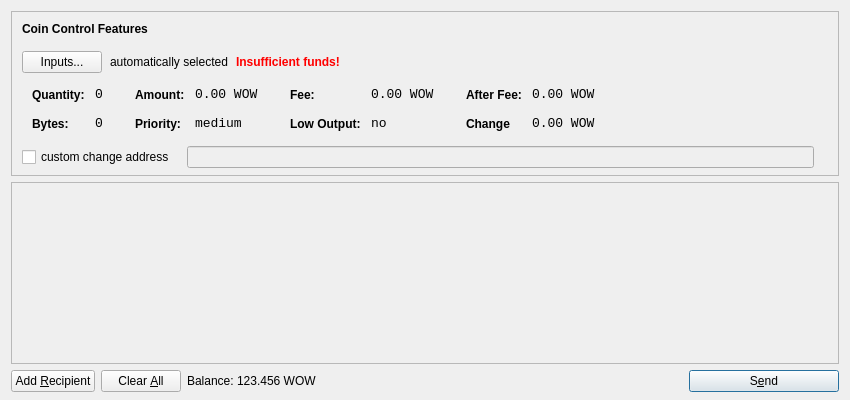
<?xml version="1.0" encoding="UTF-8"?>
<ui version="4.0">
 <class>SendCoinsDialog</class>
 <widget class="QDialog" name="SendCoinsDialog">
  <property name="geometry">
   <rect>
    <x>0</x>
    <y>0</y>
    <width>850</width>
    <height>400</height>
   </rect>
  </property>
  <property name="windowTitle">
   <string>Send Coins</string>
  </property>
  <layout class="QVBoxLayout" name="verticalLayout" stretch="0,1,0">
   <property name="bottomMargin">
    <number>8</number>
   </property>
   <item>
    <widget class="QFrame" name="frameCoinControl">
     <property name="sizePolicy">
      <sizepolicy hsizetype="Expanding" vsizetype="Expanding">
       <horstretch>0</horstretch>
       <verstretch>0</verstretch>
      </sizepolicy>
     </property>
     <property name="maximumSize">
      <size>
       <width>16777215</width>
       <height>16777215</height>
      </size>
     </property>
     <property name="frameShape">
      <enum>QFrame::StyledPanel</enum>
     </property>
     <property name="frameShadow">
      <enum>QFrame::Sunken</enum>
     </property>
     <layout class="QVBoxLayout" name="verticalLayoutCoinControl2">
      <property name="spacing">
       <number>-1</number>
      </property>
      <property name="leftMargin">
       <number>0</number>
      </property>
      <property name="topMargin">
       <number>0</number>
      </property>
      <property name="rightMargin">
       <number>0</number>
      </property>
      <property name="bottomMargin">
       <number>6</number>
      </property>
      <item>
       <layout class="QVBoxLayout" name="verticalLayoutCoinControl" stretch="0,0,0,0,1">
        <property name="spacing">
         <number>0</number>
        </property>
        <property name="leftMargin">
         <number>10</number>
        </property>
        <property name="topMargin">
         <number>10</number>
        </property>
        <item>
         <layout class="QHBoxLayout" name="horizontalLayoutCoinControl1">
          <property name="bottomMargin">
           <number>15</number>
          </property>
          <item>
           <widget class="QLabel" name="labelCoinControlFeatures">
            <property name="sizePolicy">
             <sizepolicy hsizetype="Preferred" vsizetype="Maximum">
              <horstretch>0</horstretch>
              <verstretch>0</verstretch>
             </sizepolicy>
            </property>
            <property name="font">
             <font>
              <weight>75</weight>
              <bold>true</bold>
             </font>
            </property>
            <property name="styleSheet">
             <string notr="true">font-weight:bold;</string>
            </property>
            <property name="text">
             <string>Coin Control Features</string>
            </property>
           </widget>
          </item>
         </layout>
        </item>
        <item>
         <layout class="QHBoxLayout" name="horizontalLayoutCoinControl2" stretch="0,0,0,0">
          <property name="spacing">
           <number>8</number>
          </property>
          <property name="bottomMargin">
           <number>10</number>
          </property>
          <item>
           <widget class="QPushButton" name="pushButtonCoinControl">
            <property name="styleSheet">
             <string notr="true"/>
            </property>
            <property name="text">
             <string>Inputs...</string>
            </property>
           </widget>
          </item>
          <item>
           <widget class="QLabel" name="labelCoinControlAutomaticallySelected">
            <property name="text">
             <string>automatically selected</string>
            </property>
            <property name="margin">
             <number>5</number>
            </property>
           </widget>
          </item>
          <item>
           <widget class="QLabel" name="labelCoinControlInsuffFunds">
            <property name="font">
             <font>
              <weight>75</weight>
              <bold>true</bold>
             </font>
            </property>
            <property name="styleSheet">
             <string notr="true">color:red;font-weight:bold;</string>
            </property>
            <property name="text">
             <string>Insufficient funds!</string>
            </property>
            <property name="margin">
             <number>5</number>
            </property>
           </widget>
          </item>
          <item>
           <spacer name="horizontalSpacerCoinControl">
            <property name="orientation">
             <enum>Qt::Horizontal</enum>
            </property>
            <property name="sizeHint" stdset="0">
             <size>
              <width>40</width>
              <height>1</height>
             </size>
            </property>
           </spacer>
          </item>
         </layout>
        </item>
        <item>
         <widget class="QWidget" name="widgetCoinControl" native="true">
          <property name="sizePolicy">
           <sizepolicy hsizetype="Preferred" vsizetype="Preferred">
            <horstretch>0</horstretch>
            <verstretch>0</verstretch>
           </sizepolicy>
          </property>
          <property name="minimumSize">
           <size>
            <width>0</width>
            <height>0</height>
           </size>
          </property>
          <property name="styleSheet">
           <string notr="true"/>
          </property>
          <layout class="QHBoxLayout" name="horizontalLayoutCoinControl5">
           <property name="margin">
            <number>0</number>
           </property>
           <item>
            <layout class="QHBoxLayout" name="horizontalLayoutCoinControl3" stretch="0,0,0,1">
             <property name="spacing">
              <number>20</number>
             </property>
             <property name="topMargin">
              <number>0</number>
             </property>
             <property name="bottomMargin">
              <number>10</number>
             </property>
             <item>
              <layout class="QFormLayout" name="formLayoutCoinControl1">
               <property name="horizontalSpacing">
                <number>10</number>
               </property>
               <property name="verticalSpacing">
                <number>14</number>
               </property>
               <property name="leftMargin">
                <number>10</number>
               </property>
               <property name="topMargin">
                <number>4</number>
               </property>
               <property name="rightMargin">
                <number>6</number>
               </property>
               <item row="0" column="0">
                <widget class="QLabel" name="labelCoinControlQuantityText">
                 <property name="styleSheet">
                  <string notr="true">font-weight:bold;</string>
                 </property>
                 <property name="text">
                  <string>Quantity:</string>
                 </property>
                 <property name="margin">
                  <number>0</number>
                 </property>
                </widget>
               </item>
               <item row="0" column="1">
                <widget class="QLabel" name="labelCoinControlQuantity">
                 <property name="font">
                  <font>
                   <family>Monospace</family>
                   <pointsize>10</pointsize>
                  </font>
                 </property>
                 <property name="cursor">
                  <cursorShape>IBeamCursor</cursorShape>
                 </property>
                 <property name="contextMenuPolicy">
                  <enum>Qt::ActionsContextMenu</enum>
                 </property>
                 <property name="text">
                  <string>0</string>
                 </property>
                 <property name="margin">
                  <number>0</number>
                 </property>
                 <property name="textInteractionFlags">
                  <set>Qt::LinksAccessibleByMouse|Qt::TextSelectableByKeyboard|Qt::TextSelectableByMouse</set>
                 </property>
                </widget>
               </item>
               <item row="1" column="0">
                <widget class="QLabel" name="labelCoinControlBytesText">
                 <property name="styleSheet">
                  <string notr="true">font-weight:bold;</string>
                 </property>
                 <property name="text">
                  <string>Bytes:</string>
                 </property>
                </widget>
               </item>
               <item row="1" column="1">
                <widget class="QLabel" name="labelCoinControlBytes">
                 <property name="font">
                  <font>
                   <family>Monospace</family>
                   <pointsize>10</pointsize>
                  </font>
                 </property>
                 <property name="cursor">
                  <cursorShape>IBeamCursor</cursorShape>
                 </property>
                 <property name="contextMenuPolicy">
                  <enum>Qt::ActionsContextMenu</enum>
                 </property>
                 <property name="text">
                  <string>0</string>
                 </property>
                 <property name="textInteractionFlags">
                  <set>Qt::LinksAccessibleByMouse|Qt::TextSelectableByKeyboard|Qt::TextSelectableByMouse</set>
                 </property>
                </widget>
               </item>
              </layout>
             </item>
             <item>
              <layout class="QFormLayout" name="formLayoutCoinControl2">
               <property name="horizontalSpacing">
                <number>10</number>
               </property>
               <property name="verticalSpacing">
                <number>14</number>
               </property>
               <property name="leftMargin">
                <number>6</number>
               </property>
               <property name="topMargin">
                <number>4</number>
               </property>
               <property name="rightMargin">
                <number>6</number>
               </property>
               <item row="0" column="0">
                <widget class="QLabel" name="labelCoinControlAmountText">
                 <property name="styleSheet">
                  <string notr="true">font-weight:bold;</string>
                 </property>
                 <property name="text">
                  <string>Amount:</string>
                 </property>
                 <property name="margin">
                  <number>0</number>
                 </property>
                </widget>
               </item>
               <item row="0" column="1">
                <widget class="QLabel" name="labelCoinControlAmount">
                 <property name="font">
                  <font>
                   <family>Monospace</family>
                   <pointsize>10</pointsize>
                  </font>
                 </property>
                 <property name="cursor">
                  <cursorShape>IBeamCursor</cursorShape>
                 </property>
                 <property name="contextMenuPolicy">
                  <enum>Qt::ActionsContextMenu</enum>
                 </property>
                 <property name="text">
                  <string>0.00 WOW</string>
                 </property>
                 <property name="textInteractionFlags">
                  <set>Qt::LinksAccessibleByMouse|Qt::TextSelectableByKeyboard|Qt::TextSelectableByMouse</set>
                 </property>
                </widget>
               </item>
               <item row="1" column="0">
                <widget class="QLabel" name="labelCoinControlPriorityText">
                 <property name="styleSheet">
                  <string notr="true">font-weight:bold;</string>
                 </property>
                 <property name="text">
                  <string>Priority:</string>
                 </property>
                </widget>
               </item>
               <item row="1" column="1">
                <widget class="QLabel" name="labelCoinControlPriority">
                 <property name="font">
                  <font>
                   <family>Monospace</family>
                   <pointsize>10</pointsize>
                  </font>
                 </property>
                 <property name="cursor">
                  <cursorShape>IBeamCursor</cursorShape>
                 </property>
                 <property name="contextMenuPolicy">
                  <enum>Qt::ActionsContextMenu</enum>
                 </property>
                 <property name="text">
                  <string>medium</string>
                 </property>
                 <property name="textInteractionFlags">
                  <set>Qt::LinksAccessibleByMouse|Qt::TextSelectableByKeyboard|Qt::TextSelectableByMouse</set>
                 </property>
                </widget>
               </item>
              </layout>
             </item>
             <item>
              <layout class="QFormLayout" name="formLayoutCoinControl3">
               <property name="horizontalSpacing">
                <number>10</number>
               </property>
               <property name="verticalSpacing">
                <number>14</number>
               </property>
               <property name="leftMargin">
                <number>6</number>
               </property>
               <property name="topMargin">
                <number>4</number>
               </property>
               <property name="rightMargin">
                <number>6</number>
               </property>
               <item row="0" column="0">
                <widget class="QLabel" name="labelCoinControlFeeText">
                 <property name="styleSheet">
                  <string notr="true">font-weight:bold;</string>
                 </property>
                 <property name="text">
                  <string>Fee:</string>
                 </property>
                 <property name="margin">
                  <number>0</number>
                 </property>
                </widget>
               </item>
               <item row="0" column="1">
                <widget class="QLabel" name="labelCoinControlFee">
                 <property name="font">
                  <font>
                   <family>Monospace</family>
                   <pointsize>10</pointsize>
                  </font>
                 </property>
                 <property name="cursor">
                  <cursorShape>IBeamCursor</cursorShape>
                 </property>
                 <property name="contextMenuPolicy">
                  <enum>Qt::ActionsContextMenu</enum>
                 </property>
                 <property name="text">
                  <string>0.00 WOW</string>
                 </property>
                 <property name="textInteractionFlags">
                  <set>Qt::LinksAccessibleByMouse|Qt::TextSelectableByKeyboard|Qt::TextSelectableByMouse</set>
                 </property>
                </widget>
               </item>
               <item row="1" column="0">
                <widget class="QLabel" name="labelCoinControlLowOutputText">
                 <property name="styleSheet">
                  <string notr="true">font-weight:bold;</string>
                 </property>
                 <property name="text">
                  <string>Low Output:</string>
                 </property>
                </widget>
               </item>
               <item row="1" column="1">
                <widget class="QLabel" name="labelCoinControlLowOutput">
                 <property name="font">
                  <font>
                   <family>Monospace</family>
                   <pointsize>10</pointsize>
                  </font>
                 </property>
                 <property name="cursor">
                  <cursorShape>IBeamCursor</cursorShape>
                 </property>
                 <property name="contextMenuPolicy">
                  <enum>Qt::ActionsContextMenu</enum>
                 </property>
                 <property name="text">
                  <string>no</string>
                 </property>
                 <property name="textInteractionFlags">
                  <set>Qt::LinksAccessibleByMouse|Qt::TextSelectableByKeyboard|Qt::TextSelectableByMouse</set>
                 </property>
                </widget>
               </item>
              </layout>
             </item>
             <item>
              <layout class="QFormLayout" name="formLayoutCoinControl4">
               <property name="horizontalSpacing">
                <number>10</number>
               </property>
               <property name="verticalSpacing">
                <number>14</number>
               </property>
               <property name="leftMargin">
                <number>6</number>
               </property>
               <property name="topMargin">
                <number>4</number>
               </property>
               <property name="rightMargin">
                <number>6</number>
               </property>
               <item row="0" column="0">
                <widget class="QLabel" name="labelCoinControlAfterFeeText">
                 <property name="styleSheet">
                  <string notr="true">font-weight:bold;</string>
                 </property>
                 <property name="text">
                  <string>After Fee:</string>
                 </property>
                 <property name="margin">
                  <number>0</number>
                 </property>
                </widget>
               </item>
               <item row="0" column="1">
                <widget class="QLabel" name="labelCoinControlAfterFee">
                 <property name="font">
                  <font>
                   <family>Monospace</family>
                   <pointsize>10</pointsize>
                  </font>
                 </property>
                 <property name="cursor">
                  <cursorShape>IBeamCursor</cursorShape>
                 </property>
                 <property name="contextMenuPolicy">
                  <enum>Qt::ActionsContextMenu</enum>
                 </property>
                 <property name="text">
                  <string>0.00 WOW</string>
                 </property>
                 <property name="textInteractionFlags">
                  <set>Qt::LinksAccessibleByMouse|Qt::TextSelectableByKeyboard|Qt::TextSelectableByMouse</set>
                 </property>
                </widget>
               </item>
               <item row="1" column="0">
                <widget class="QLabel" name="labelCoinControlChangeText">
                 <property name="styleSheet">
                  <string notr="true">font-weight:bold;</string>
                 </property>
                 <property name="text">
                  <string>Change</string>
                 </property>
                </widget>
               </item>
               <item row="1" column="1">
                <widget class="QLabel" name="labelCoinControlChange">
                 <property name="font">
                  <font>
                   <family>Monospace</family>
                   <pointsize>10</pointsize>
                  </font>
                 </property>
                 <property name="cursor">
                  <cursorShape>IBeamCursor</cursorShape>
                 </property>
                 <property name="contextMenuPolicy">
                  <enum>Qt::ActionsContextMenu</enum>
                 </property>
                 <property name="text">
                  <string>0.00 WOW</string>
                 </property>
                 <property name="textInteractionFlags">
                  <set>Qt::LinksAccessibleByMouse|Qt::TextSelectableByKeyboard|Qt::TextSelectableByMouse</set>
                 </property>
                </widget>
               </item>
              </layout>
             </item>
            </layout>
           </item>
          </layout>
         </widget>
        </item>
        <item>
         <layout class="QHBoxLayout" name="horizontalLayoutCoinControl4" stretch="0,0,0">
          <property name="spacing">
           <number>12</number>
          </property>
          <property name="sizeConstraint">
           <enum>QLayout::SetDefaultConstraint</enum>
          </property>
          <property name="topMargin">
           <number>5</number>
          </property>
          <property name="rightMargin">
           <number>5</number>
          </property>
          <item>
           <widget class="QCheckBox" name="checkBoxCoinControlChange">
            <property name="text">
             <string>custom change address</string>
            </property>
           </widget>
          </item>
          <item>
           <widget class="QLineEdit" name="lineEditCoinControlChange">
            <property name="enabled">
             <bool>false</bool>
            </property>
            <property name="sizePolicy">
             <sizepolicy hsizetype="Expanding" vsizetype="Fixed">
              <horstretch>0</horstretch>
              <verstretch>0</verstretch>
             </sizepolicy>
            </property>
           </widget>
          </item>
          <item>
           <widget class="QLabel" name="labelCoinControlChangeLabel">
            <property name="sizePolicy">
             <sizepolicy hsizetype="Preferred" vsizetype="Expanding">
              <horstretch>0</horstretch>
              <verstretch>0</verstretch>
             </sizepolicy>
            </property>
            <property name="minimumSize">
             <size>
              <width>0</width>
              <height>0</height>
             </size>
            </property>
            <property name="text">
             <string/>
            </property>
            <property name="margin">
             <number>3</number>
            </property>
           </widget>
          </item>
         </layout>
        </item>
        <item>
         <spacer name="verticalSpacerCoinControl">
          <property name="orientation">
           <enum>Qt::Vertical</enum>
          </property>
          <property name="sizeHint" stdset="0">
           <size>
            <width>800</width>
            <height>1</height>
           </size>
          </property>
         </spacer>
        </item>
       </layout>
      </item>
     </layout>
    </widget>
   </item>
   <item>
    <widget class="QScrollArea" name="scrollArea">
     <property name="widgetResizable">
      <bool>true</bool>
     </property>
     <widget class="QWidget" name="scrollAreaWidgetContents">
      <property name="geometry">
       <rect>
        <x>0</x>
        <y>0</y>
        <width>830</width>
        <height>165</height>
       </rect>
      </property>
      <layout class="QVBoxLayout" name="verticalLayout_2">
       <property name="margin">
        <number>0</number>
       </property>
       <item>
        <layout class="QVBoxLayout" name="entries">
         <property name="spacing">
          <number>6</number>
         </property>
        </layout>
       </item>
       <item>
        <spacer name="verticalSpacer">
         <property name="orientation">
          <enum>Qt::Vertical</enum>
         </property>
         <property name="sizeHint" stdset="0">
          <size>
           <width>20</width>
           <height>40</height>
          </size>
         </property>
        </spacer>
       </item>
      </layout>
     </widget>
    </widget>
   </item>
   <item>
    <layout class="QHBoxLayout" name="horizontalLayout">
     <item>
      <widget class="QPushButton" name="addButton">
       <property name="toolTip">
        <string>Send to multiple recipients at once</string>
       </property>
       <property name="text">
        <string>Add &amp;Recipient</string>
       </property>
       <property name="icon">
        <iconset resource="../bitcoin.qrc">
         <normaloff>:/icons/add</normaloff>:/icons/add</iconset>
       </property>
       <property name="autoDefault">
        <bool>false</bool>
       </property>
      </widget>
     </item>
     <item>
      <widget class="QPushButton" name="clearButton">
       <property name="sizePolicy">
        <sizepolicy hsizetype="Minimum" vsizetype="Fixed">
         <horstretch>0</horstretch>
         <verstretch>0</verstretch>
        </sizepolicy>
       </property>
       <property name="toolTip">
        <string>Remove all transaction fields</string>
       </property>
       <property name="text">
        <string>Clear &amp;All</string>
       </property>
       <property name="icon">
        <iconset resource="../bitcoin.qrc">
         <normaloff>:/icons/remove</normaloff>:/icons/remove</iconset>
       </property>
       <property name="autoRepeatDelay">
        <number>300</number>
       </property>
       <property name="autoDefault">
        <bool>false</bool>
       </property>
      </widget>
     </item>
     <item>
      <layout class="QHBoxLayout" name="horizontalLayout_2">
       <property name="spacing">
        <number>3</number>
       </property>
       <item>
        <widget class="QLabel" name="label">
         <property name="sizePolicy">
          <sizepolicy hsizetype="Preferred" vsizetype="Fixed">
           <horstretch>0</horstretch>
           <verstretch>0</verstretch>
          </sizepolicy>
         </property>
         <property name="text">
          <string>Balance:</string>
         </property>
        </widget>
       </item>
       <item>
        <widget class="QLabel" name="labelBalance">
         <property name="sizePolicy">
          <sizepolicy hsizetype="Preferred" vsizetype="Fixed">
           <horstretch>0</horstretch>
           <verstretch>0</verstretch>
          </sizepolicy>
         </property>
         <property name="cursor">
          <cursorShape>IBeamCursor</cursorShape>
         </property>
         <property name="text">
          <string>123.456 WOW</string>
         </property>
         <property name="textInteractionFlags">
          <set>Qt::LinksAccessibleByMouse|Qt::TextSelectableByKeyboard|Qt::TextSelectableByMouse</set>
         </property>
        </widget>
       </item>
      </layout>
     </item>
     <item>
      <spacer name="horizontalSpacer">
       <property name="orientation">
        <enum>Qt::Horizontal</enum>
       </property>
       <property name="sizeHint" stdset="0">
        <size>
         <width>40</width>
         <height>20</height>
        </size>
       </property>
      </spacer>
     </item>
     <item>
      <widget class="QPushButton" name="sendButton">
       <property name="minimumSize">
        <size>
         <width>150</width>
         <height>0</height>
        </size>
       </property>
       <property name="toolTip">
        <string>Confirm the send action</string>
       </property>
       <property name="text">
        <string>S&amp;end</string>
       </property>
       <property name="icon">
        <iconset resource="../bitcoin.qrc">
         <normaloff>:/icons/send</normaloff>:/icons/send</iconset>
       </property>
       <property name="default">
        <bool>true</bool>
       </property>
      </widget>
     </item>
    </layout>
   </item>
  </layout>
 </widget>
 <resources>
  <include location="../bitcoin.qrc"/>
 </resources>
 <connections/>
</ui>
